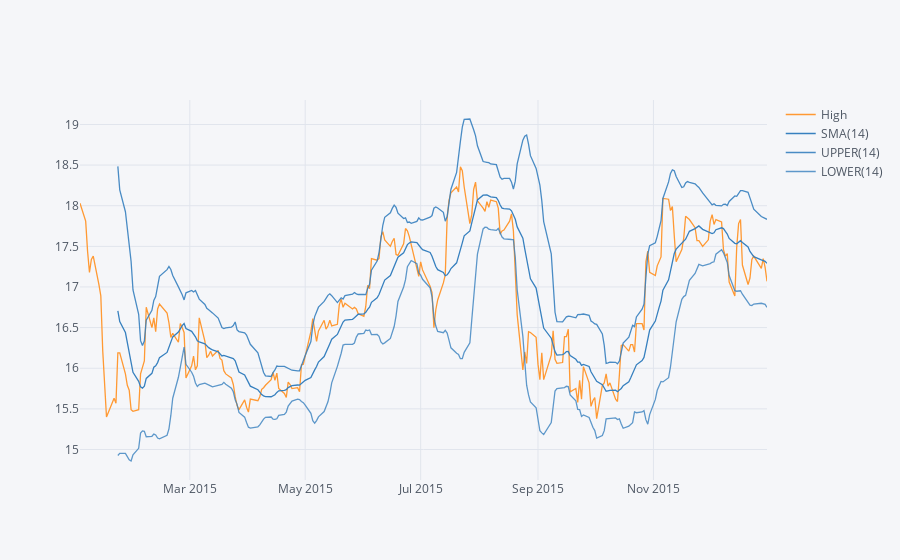

The code cell stored with this chart in its notebook:
### Markdown cell above
**Use .ta_plot(study='boll') to create a Bollinger Band Plot for Bank of America for the year 2015.**

### Code cell
BAC['High'].loc['2015-01-01':'2015-12-31'].ta_plot(study='boll')

### Figure 1 — Plotly figure (JSON) as saved in the notebook; plotly's stock layout.template omitted (floating-point values rounded to 4 significant figures; data arrays with more than 128 entries replaced by an {"elided": "..."} marker saying what was removed)
{"data": [{"line": {"color": "rgba(255, 153, 51, 1.0)", "dash": "solid", "shape": "linear", "width": 1.3}, "mode": "lines", "name": "High", "text": "", "type": "scatter", "x": {"elided": "252 str values"}, "y": {"elided": "252 float values"}}, {"line": {"color": "rgba(55, 128, 191, 1.0)", "dash": "solid", "shape": "linear", "width": 1.3}, "mode": "lines", "name": "SMA(14)", "text": "", "type": "scatter", "x": {"elided": "252 str values"}, "y": {"elided": "252 mixed values"}}, {"line": {"color": "rgba(55, 128, 191, 0.8999999999999999)", "dash": "solid", "shape": "linear", "width": 1.3}, "mode": "lines", "name": "UPPER(14)", "text": "", "type": "scatter", "x": {"elided": "252 str values"}, "y": {"elided": "252 mixed values"}}, {"line": {"color": "rgba(55, 128, 191, 0.7999999999999998)", "dash": "solid", "shape": "linear", "width": 1.3}, "mode": "lines", "name": "LOWER(14)", "text": "", "type": "scatter", "x": {"elided": "252 str values"}, "y": {"elided": "252 mixed values"}}], "layout": {"legend": {"bgcolor": "#F5F6F9", "font": {"color": "#4D5663"}}, "paper_bgcolor": "#F5F6F9", "plot_bgcolor": "#F5F6F9", "title": {"font": {"color": "#4D5663"}}, "xaxis": {"gridcolor": "#E1E5ED", "showgrid": true, "tickfont": {"color": "#4D5663"}, "title": {"font": {"color": "#4D5663"}, "text": ""}, "zerolinecolor": "#E1E5ED"}, "yaxis": {"gridcolor": "#E1E5ED", "showgrid": true, "tickfont": {"color": "#4D5663"}, "title": {"font": {"color": "#4D5663"}, "text": ""}, "zerolinecolor": "#E1E5ED"}}}
